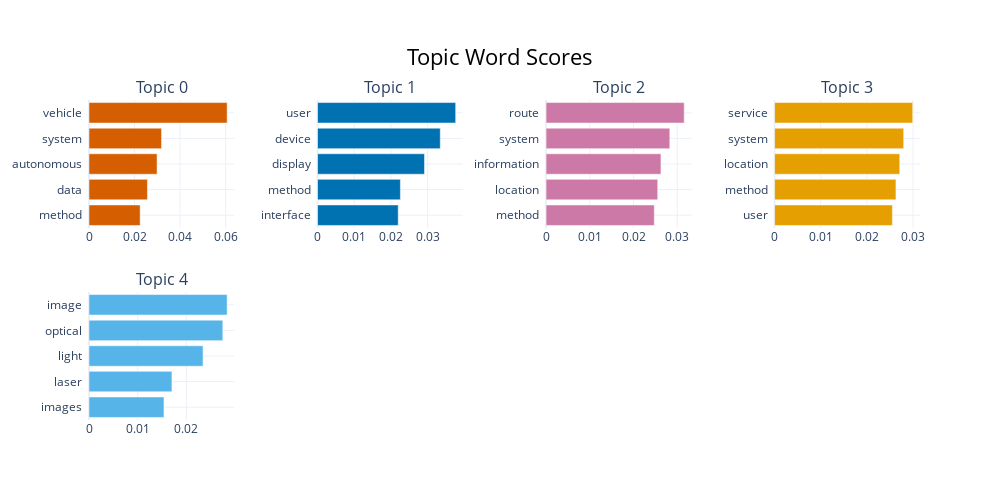

The notebook cell this image was saved under:
### Code cell
# New: Utilize additional visualization methods
topic_model.visualize_barchart(top_n_topics=10)

### Figure 1 — Plotly figure (JSON) as saved in the notebook; plotly's stock layout.template omitted (floating-point values rounded to 4 significant figures)
{"data": [{"marker": {"color": "#D55E00"}, "orientation": "h", "type": "bar", "x": [0.02246, 0.02566, 0.02989, 0.03185, 0.06067], "xaxis": "x", "y": ["method  ", "data  ", "autonomous  ", "system  ", "vehicle  "], "yaxis": "y"}, {"marker": {"color": "#0072B2"}, "orientation": "h", "type": "bar", "x": [0.02198, 0.02258, 0.02914, 0.03344, 0.03764], "xaxis": "x2", "y": ["interface  ", "method  ", "display  ", "device  ", "user  "], "yaxis": "y2"}, {"marker": {"color": "#CC79A7"}, "orientation": "h", "type": "bar", "x": [0.02476, 0.02554, 0.02627, 0.02829, 0.03159], "xaxis": "x3", "y": ["method  ", "location  ", "information  ", "system  ", "route  "], "yaxis": "y3"}, {"marker": {"color": "#E69F00"}, "orientation": "h", "type": "bar", "x": [0.02552, 0.02629, 0.02711, 0.02797, 0.02992], "xaxis": "x4", "y": ["user  ", "method  ", "location  ", "system  ", "service  "], "yaxis": "y4"}, {"marker": {"color": "#56B4E9"}, "orientation": "h", "type": "bar", "x": [0.01542, 0.01705, 0.02345, 0.02751, 0.0284], "xaxis": "x5", "y": ["images  ", "laser  ", "light  ", "optical  ", "image  "], "yaxis": "y5"}], "layout": {"annotations": [{"font": {"size": 16}, "showarrow": false, "text": "Topic 0", "x": 0.0875, "xanchor": "center", "xref": "paper", "y": 1, "yanchor": "bottom", "yref": "paper"}, {"font": {"size": 16}, "showarrow": false, "text": "Topic 1", "x": 0.3625, "xanchor": "center", "xref": "paper", "y": 1, "yanchor": "bottom", "yref": "paper"}, {"font": {"size": 16}, "showarrow": false, "text": "Topic 2", "x": 0.6375, "xanchor": "center", "xref": "paper", "y": 1, "yanchor": "bottom", "yref": "paper"}, {"font": {"size": 16}, "showarrow": false, "text": "Topic 3", "x": 0.9125, "xanchor": "center", "xref": "paper", "y": 1, "yanchor": "bottom", "yref": "paper"}, {"font": {"size": 16}, "showarrow": false, "text": "Topic 4", "x": 0.0875, "xanchor": "center", "xref": "paper", "y": 0.4, "yanchor": "bottom", "yref": "paper"}], "height": 500, "hoverlabel": {"bgcolor": "white", "font": {"family": "Rockwell", "size": 16}}, "showlegend": false, "title": {"font": {"color": "Black", "size": 22}, "text": "Topic Word Scores", "x": 0.5, "xanchor": "center", "yanchor": "top"}, "width": 1000, "xaxis": {"anchor": "y", "domain": [0, 0.175], "showgrid": true}, "xaxis2": {"anchor": "y2", "domain": [0.275, 0.45], "showgrid": true}, "xaxis3": {"anchor": "y3", "domain": [0.55, 0.725], "showgrid": true}, "xaxis4": {"anchor": "y4", "domain": [0.825, 1], "showgrid": true}, "xaxis5": {"anchor": "y5", "domain": [0, 0.175], "showgrid": true}, "xaxis6": {"anchor": "y6", "domain": [0.275, 0.45], "showgrid": true}, "xaxis7": {"anchor": "y7", "domain": [0.55, 0.725], "showgrid": true}, "xaxis8": {"anchor": "y8", "domain": [0.825, 1], "showgrid": true}, "yaxis": {"anchor": "x", "domain": [0.6, 1], "showgrid": true}, "yaxis2": {"anchor": "x2", "domain": [0.6, 1], "showgrid": true}, "yaxis3": {"anchor": "x3", "domain": [0.6, 1], "showgrid": true}, "yaxis4": {"anchor": "x4", "domain": [0.6, 1], "showgrid": true}, "yaxis5": {"anchor": "x5", "domain": [0, 0.4], "showgrid": true}, "yaxis6": {"anchor": "x6", "domain": [0, 0.4], "showgrid": true}, "yaxis7": {"anchor": "x7", "domain": [0, 0.4], "showgrid": true}, "yaxis8": {"anchor": "x8", "domain": [0, 0.4], "showgrid": true}}}
